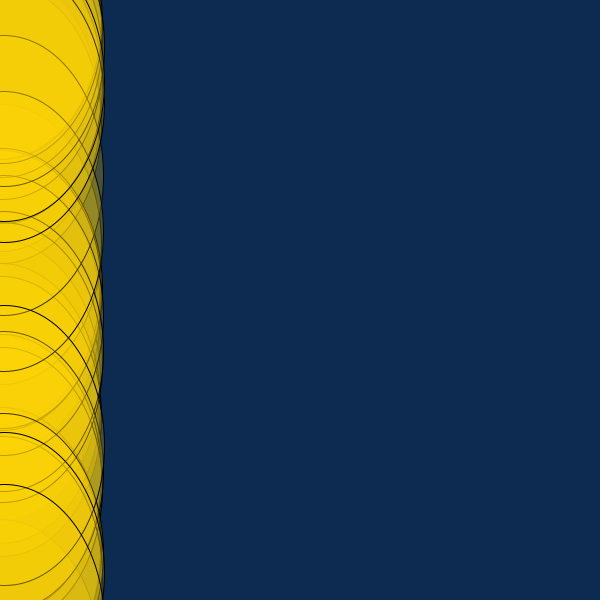
Frame 1 (no input)
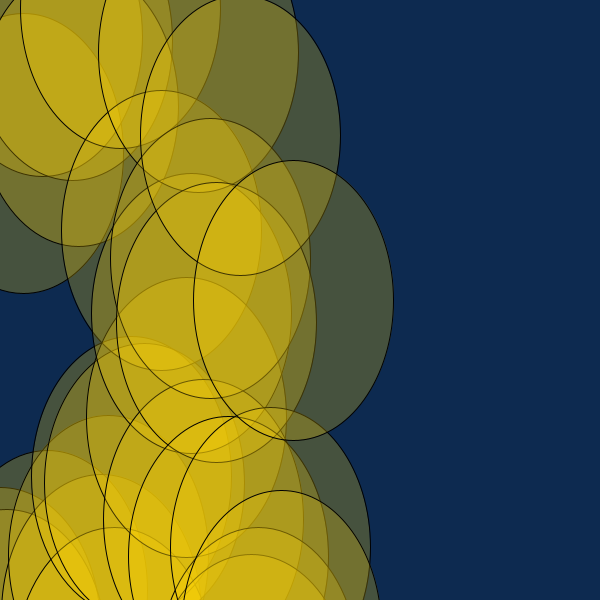
Frame 60 (the mouse pressed at the canvas centre just before this capture)
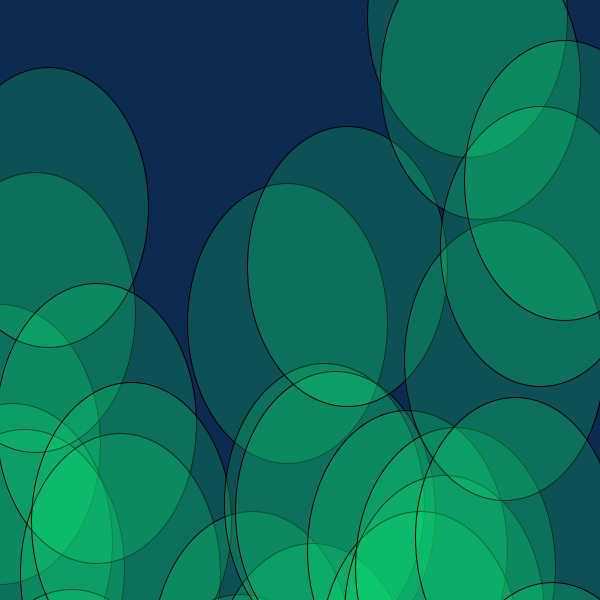
Frame 120 (the mouse held since frame 60 and released just before this capture)

The Processing sketch that drew these frames (run headless with seeded random() and noise(); from frame 60 on, the mouse is pressed at the canvas centre):

// Processing sketch: processing_43777
// ── processing_43777.pde

//Zena Koo
//Intro to Computational Media
//Week 6 assignment: arrays with loops, objects
//ITP NYU


Comet[] comets = new Comet[50]; // array of 50 comets/objects

void setup() {
  size(600, 600);
  smooth();
    frameRate(30);
  for (int i = 0; i <comets.length; i ++) {  //initializing each comet with for loop
    comets[i]=new Comet(color(#FFD603,60),0,i*2,i/10.0,i/50.0);  //yellow comets
  }
}

void draw() {
  background(#0D2A50); //midnight blue background color
  for (int i=0; i<comets.length; i++){
    comets[i].move();
    comets[i].display();
  }
}

class Comet { // only need one class. 
  color c;
  float xpos;
  float ypos;
  float xspeed;
 float yspeed;
 float gravity=0.05;;

  Comet(color tempC, float tempXpos, float tempYpos, float tempXspeed, float tempYspeed) { // The Constructor is defined with arguments.
    c = tempC;
    xpos = tempXpos;
    ypos = tempYpos+gravity;
    xspeed = tempXspeed;
    yspeed = tempYspeed;
   
  }

  void display() {
    stroke(0);
    fill(c);
    ellipseMode(CENTER);
    ellipse(xpos, ypos, 200, 280);
    if (mouseX>width/2 && mouseY<height/2){  //if mouse in top right corner
   
     c=color(#FF8503,50); //orange ellipses
     
    }
    else if (mousePressed==true){
     c=color(#11F274,50); //mint color ellipses
    }
    else{
      c=color(#FFD603,60); //back to yellow
    }
  }

  void move() {
    xpos = xpos + xspeed;
    if (xpos > width) {
      xpos = 0;
      c=color(#EB00FC,50); //occasional magenta ellipse (why is it so seldom drawn when if-else
      //back to yellow statement in display is called?)
    }
    else {
      ypos=random(0,height/0.5);
    }
  }
}
